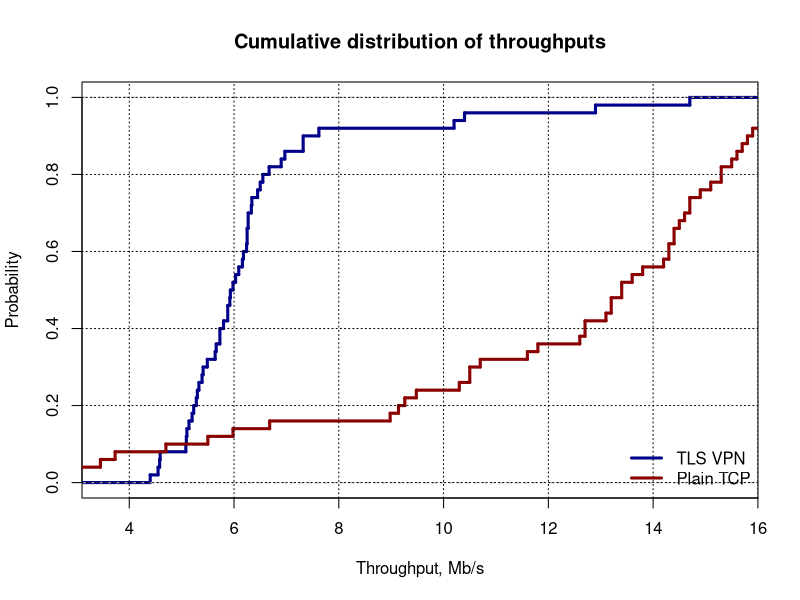

Source code (R):
vpn<-scan("results_TLS_VPN.dat");
no_vpn<-scan("results_NO_VPN.dat");
summary(vpn);
summary(no_vpn);
pdf("throughput.pdf", height=4);
plot(ecdf(vpn), verticals=T, do.points=F, main="Cumulative distribution of throughputs", xlab="Throughput, Mb/s", ylab="Probability", lwd=3, col="dark blue");
plot(ecdf(no_vpn), lwd=3, col="dark red", add=T, verticals=T, do.points=F);
grid(col="black");
legend("bottomright", c("TLS VPN", "Plain TCP"), col=c("dark blue", "dark red"), bty="n", lwd=c(3, 3))
dev.off();

